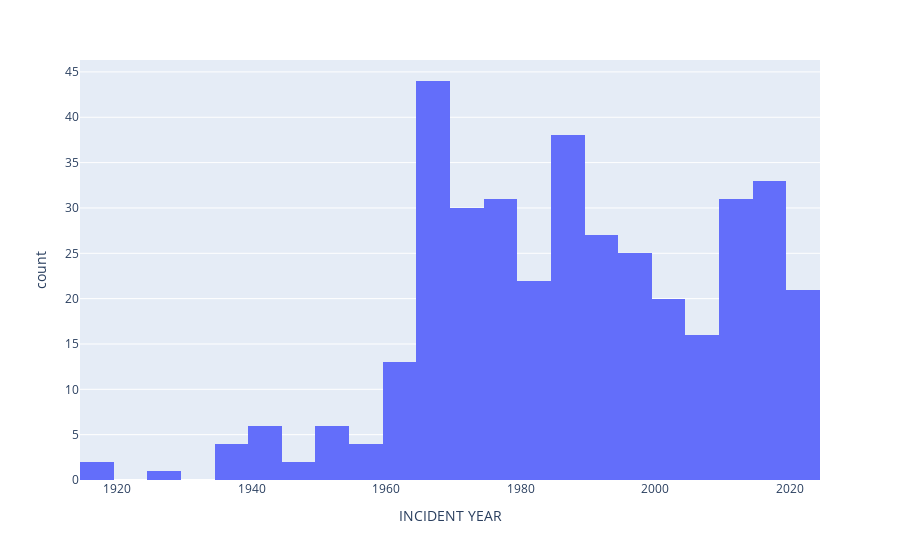

The cell this chart's notebook holds for it:
### Code cell
import pandas as pd
import plotly.express as px
import csv

def parse_custom_date(date_str):
    try:
        # Intenta analizar el formato "01/01/1900"
        return pd.to_datetime(date_str, format='%d/%m/%Y')
    except ValueError:
        try:
            # Intenta analizar el formato "1900"
            return pd.to_datetime(date_str, format='%Y')
        except:
            # Si no coincide con ninguno de los formatos, devuelve un valor nulo
            return pd.NaT

with open('Tailings Dam Failures 1915 - 2022 as of 31Jan23.csv', 'r', encoding='latin-1') as file:
    reader = csv.reader(file)
    header = next(reader)
    tailing_data = list(reader)

# Convierte la lista de listas a un DataFrame de Pandas utilizando los encabezados leídos
df = pd.DataFrame(tailing_data, columns=header)

# Convierte la columna "INCIDENT DATE" utilizando la función de análisis personalizada
df["INCIDENT YEAR"] = df["INCIDENT YEAR"].apply(parse_custom_date)

# Crea el histograma con Plotly Express
fig = px.histogram(df, x="INCIDENT YEAR")

# Muestra el gráfico
fig.show()

### Figure 1 — Plotly figure (JSON) as saved in the notebook; plotly's stock layout.template omitted (floating-point values rounded to 4 significant figures; data arrays with more than 128 entries replaced by an {"elided": "..."} marker saying what was removed)
{"data": [{"alignmentgroup": "True", "bingroup": "x", "hovertemplate": "INCIDENT YEAR=%{x}<br>count=%{y}<extra></extra>", "legendgroup": "", "marker": {"color": "#636efa", "pattern": {"shape": ""}}, "name": "", "offsetgroup": "", "orientation": "v", "showlegend": false, "type": "histogram", "x": {"elided": "376 str values"}, "xaxis": "x", "yaxis": "y"}], "layout": {"barmode": "relative", "legend": {"tracegroupgap": 0}, "margin": {"t": 60}, "xaxis": {"anchor": "y", "domain": [0, 1], "title": {"text": "INCIDENT YEAR"}}, "yaxis": {"anchor": "x", "domain": [0, 1], "title": {"text": "count"}}}}
